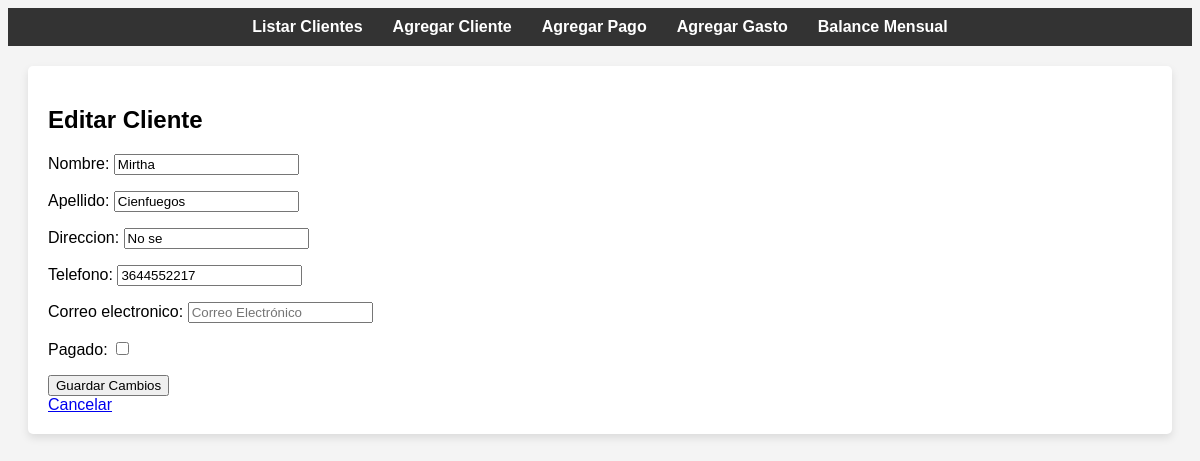
The page /editar_cliente/5/ on the database its author committed.
### gym_app/models.py (models this page shows, shortened)
class Cliente(models.Model):
    nombre = models.CharField(max_length=255)
    apellido = models.CharField(max_length=255)
    direccion = models.CharField(max_length=255, blank=True, null=True)
    telefono = models.CharField(max_length=20)
    correo_electronico = models.EmailField(blank=True, null=True)
    pagado = models.BooleanField(default=False)
    fecha_registro = models.DateField(auto_now_add=True)

### gym_app/views.py (the view)
# urls.py: path('editar_cliente/<int:cliente_id>/', views.editar_cliente, name='editar_cliente'),
def editar_cliente(request, cliente_id):
    cliente = get_object_or_404(Cliente, id=cliente_id)
    if request.method == 'POST':
        form = ClienteForm(request.POST, instance=cliente)
        if form.is_valid():
            form.save()
            return redirect('listar_clientes')
    else:
        form = ClienteForm(instance=cliente)
    return render(request, 'gym_app/editar_cliente.html', {'form': form, 'cliente': cliente})

### gym_app/forms.py
class ClienteForm(forms.ModelForm):
    class Meta:
        model = Cliente
        fields = ['nombre', 'apellido', 'direccion', 'telefono', 'correo_electronico', 'pagado']
        widgets = {
            'nombre': forms.TextInput(attrs={'class': 'form-control', 'placeholder': 'Nombre'}),
            'apellido': forms.TextInput(attrs={'class': 'form-control', 'placeholder': 'Apellido'}),
            'direccion': forms.TextInput(attrs={'class': 'form-control', 'placeholder': 'Dirección'}),
            'telefono': forms.TextInput(attrs={'class': 'form-control', 'placeholder': 'Teléfono'}),
            'correo_electronico': forms.EmailInput(attrs={'class': 'form-control', 'placeholder': 'Correo Electrónico'}),
            'pagado': forms.CheckboxInput(attrs={'class': 'form-check-input'}),
        }

### gym_app/templates/gym_app/editar_cliente.html (shortened to what this page needs)
{% extends 'gym_app/base.html' %}
{% block content %}
<h2>Editar Cliente</h2>
<form method="POST">
    {{ form.as_p }}
    <button type="submit">Guardar Cambios</button>
</form>
<a href="{% url 'listar_clientes' %}">Cancelar</a>
{% endblock %}

### static/css/styles.css (style rules this page uses)
body { font-family: Arial, sans-serif; background-color: #f4f4f4; }

### gym_app/templates/gym_app/base.html (style rules this page uses)
body { font-family: Arial, sans-serif; background-color: #f4f4f4; }

### rows shown on the page
Cliente: nombre "Mirtha", apellido "Cienfuegos", direccion "No se", telefono "3644552217"
